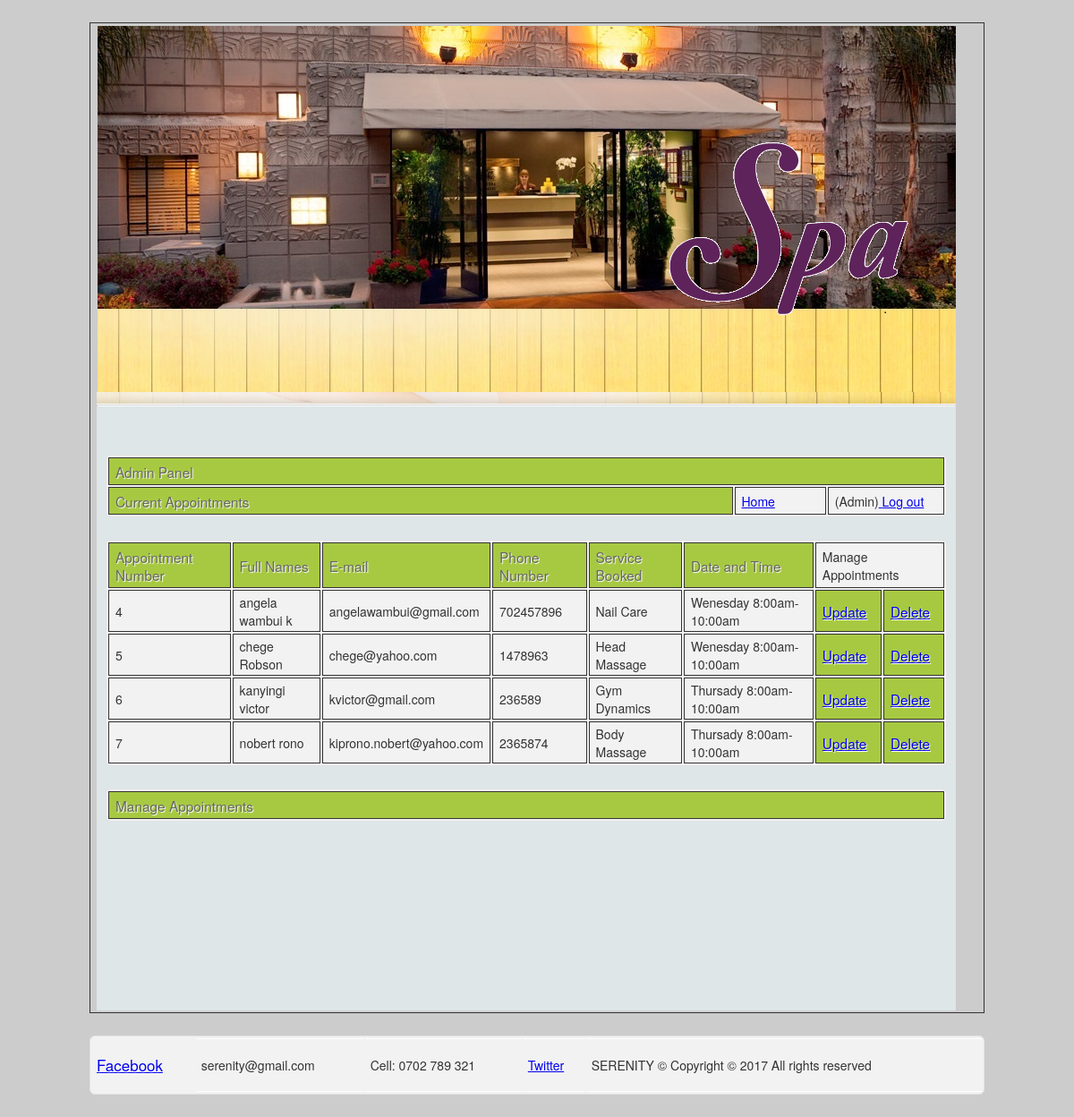
The app's page /admin.php with its own data.
### tables this page shows
CREATE TABLE IF NOT EXISTS `appointments` (
  `id` int(15) NOT NULL AUTO_INCREMENT,
  `full_names` varchar(50) NOT NULL,
  `email` varchar(25) NOT NULL,
  `phone_no` int(15) NOT NULL,
  `service` varchar(25) NOT NULL,
  `time` varchar(25) NOT NULL,
  PRIMARY KEY (`id`)
);

### admin.php (the view, shortened to what this page needs)
<!DOCTYPE html>
<html>
<head>
	<link href="css/style.css" rel="stylesheet" type="text/css">
</head>
<body>
<div id="page">
<br>
	<table id="spa">
	<tr>
	<td>
	<div id="body"> <a id="logo" href="#"><img src="images/logo.gif" width="272" height="201" alt="spa" title="spa"></a>
		<div class="content">
			<div align="center">
			<br><br>
			<table width="90%" id="table-2">
			<tr>
			<th colspan="3">Admin Panel</th>
			</tr>
			<tr>
			<th width="75%">Current Appointments</th>
			<td width="11%"><a href="admin.php">Home</a></td>
			<td width="14%">(Admin)<a href="connection/logout.php"> Log out</a></td>
			</tr>
			</table>
			<br>
	  <table id="table-2">
	  <tr>
	  <th>Appointment Number</th>
	  <th>Full Names</th>
	  <th>E-mail</th>
	  <th>Phone Number</th>
	  <th>Service Booked</th>
	  <th>Date and Time</th>
	  <td colspan="2">Manage Appointments</td>
	  </tr>
			<?php
$query="SELECT * FROM appointments";
$result=mysql_query($query);
$num=mysql_numrows($result);
$i=0;
while ($i < $num) {
$id=mysql_result($result,$i,"id");
$name=mysql_result($result,$i,"full_names");
$email=mysql_result($result,$i,"email");
$phone=mysql_result($result,$i,"phone_no");
$service=mysql_result($result,$i,"service");
$datetime=mysql_result($result,$i,"time");
echo '
	  <tr>
	  <td>'.$id.'</td>
	  <td>'.$name.'</td>
	  <td>'.$email.'</td>
	  <td>'.$phone.'</td>
	  <td>'.$service.'</td>
	  <td>'.$datetime.'</td>
	  <th><a href="update.php?id='.$id.'">Update</a></th>
	  <th><a href="connection/delete.php?id='.$id.'">Delete</a></th></tr>';
$i++;
}
?>
</table>
<br>
<table width="90%" id="table-2">
			<tr>
			<th>Manage Appointments</th>
			</tr>
			</table>
	</div>
	</div>
	</div>
	</td>
	</tr>
	</table>
<br>
	<table id="table-2">
			<tr>
			<th><a class="facebook" href="#">Facebook</a></th>
			<td><p>serenity@gmail.com</p></td>
			<td><p>Cell: 0702 789 321</p></td>
			<td><a class="twitter" href="#">Twitter</a></td>
			<td>SERENITY &copy; Copyright &copy; 2017 All rights reserved </td>
			</tr>
			</table>
			<br>
</body>
</html>

### css/style.css (style rules this page uses)
body { margin:0; padding:0; font-family: "Bell MT", "Berlin Sans FB", "Berlin Sans FB Demi"; font-size: 14px; line-height: 25px; color:#fff; background-color: #CCCCCC; }
#page { width:1000px; margin:0 auto; }
#page #body { background: url("../images/bg-page.jpg"); background-position: center top; background-repeat:no-repeat; width:960px; padding-top:200px; height:900px; overflow:hidden; }
#page #body a#logo { position:relative; top:-75px; left:635px; text-decoration:none; }
#page #body a#logo img { border:0; }
#page #body .content { background: url("../images/bg-content-top.jpg"); background-repeat:no-repeat; background-position:-top center; background-color:#dee6e8; height:708px; padding: 20px 10px 0 10px; width: 940px; border-style: solid; border-bottom: thin solid #FFFFFF; border-width: thin 0 1px; border-top:none; }
#table-2 { border: 1px solid #e3e3e3; background-color: #f2f2f2; width: 100%; border-radius: 6px; -webkit-border-radius: 6px; -moz-border-radius: 6px; }
#table-2 td, #table-2 th { padding: 5px; color: #333; }
#table-2 th { font-family: 'Helvetica Neue', Helvetica, Arial, sans-serif; font-size: 17px; line-height: 20px; font-style: normal; font-weight: normal; text-align: left; text-shadow: white 1px 1px 1px; }
#table-2 td { line-height: 20px; font-family: 'Helvetica Neue', Helvetica, Arial, sans-serif; font-size: 14px; border-bottom: 1px solid #fff; border-top: 1px solid #fff; }
#spa { font-family:"Trebuchet MS", Arial, Helvetica, sans-serif; width:100%; border-collapse:collapse; }
#spa td, #spa th { font-size:1em; border:1px solid #333333; padding:3px 7px 2px 7px; }
#spa th { font-size:1.1em; text-align:left; padding-top:5px; padding-bottom:4px; background-color:#A7C942; color:#666666; }

### records on screen
appointments: id "4", full_names "angela wambui k", email "angelawambui@gmail.com", phone_no "702457896", service "Nail Care", time "Wenesday 8:00am-10:00am"
appointments: id "5", full_names "chege Robson", email "chege@yahoo.com", phone_no "1478963", service "Head Massage", time "Wenesday 8:00am-10:00am"
appointments: id "6", full_names "kanyingi victor", email "kvictor@gmail.com", phone_no "236589", service "Gym Dynamics", time "Thursady 8:00am-10:00am"
appointments: id "7", full_names "nobert rono", email "kiprono.nobert@yahoo.com", phone_no "2365874", service "Body Massage", time "Thursady 8:00am-10:00am"
